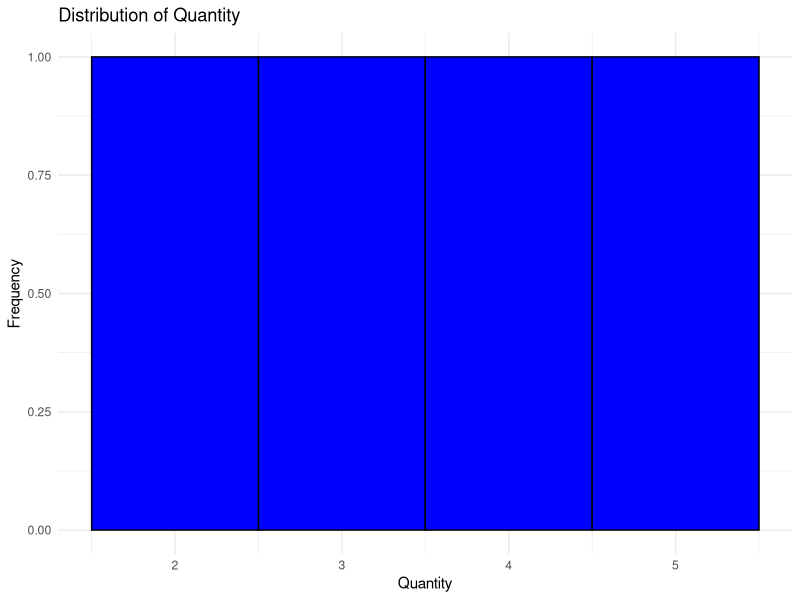
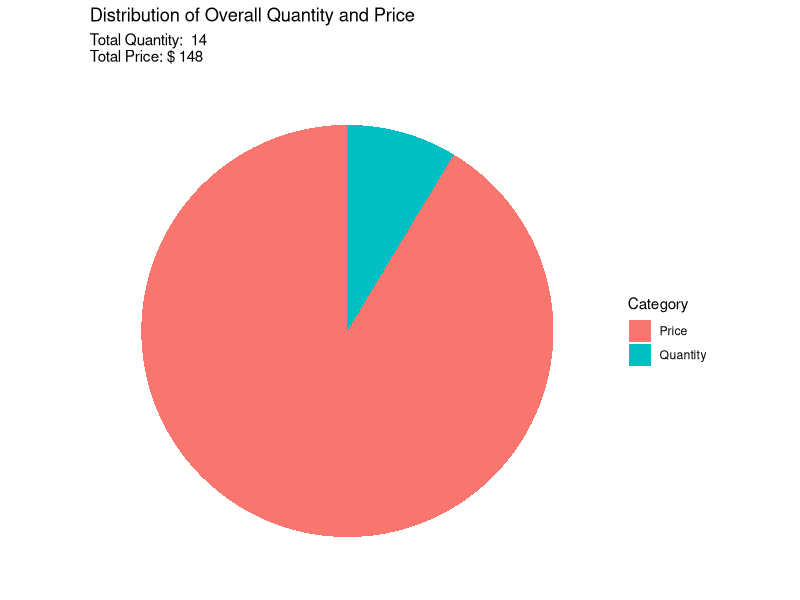

Write the R code that produced these figures, in order.
# Sales data
sales_data <- data.frame(
  Customer = c("Customer A", "Customer B", "Customer A", "Customer C"),
  Product = c("Widget X", "Widget Y", "Widget Z", "Widget X"),
  Quantity = c(5, 3, 2, 4),
  Price = c(10.00, 15.00, 8.50, 9.00)
)

# Load necessary libraries
library(ggplot2)

# a. Histogram for the distribution of Quantity
histogram_quantity <- ggplot(sales_data, aes(x = Quantity)) +
  geom_histogram(binwidth = 1, fill = "blue", color = "black") +
  labs(title = "Distribution of Quantity",
       x = "Quantity",
       y = "Frequency") +
  theme_minimal()

print(histogram_quantity)

# b. Pie chart for the distribution of overall quantity and price
total_quantity <- sum(sales_data$Quantity)
total_price <- sum(sales_data$Quantity * sales_data$Price)

pie_chart <- ggplot(NULL, aes(x = "", y = c(total_quantity, total_price), fill = c("Quantity", "Price"))) +
  geom_bar(stat = "identity", width = 1) +
  coord_polar(theta = "y") +
  labs(title = "Distribution of Overall Quantity and Price",
       fill = "Category",
       subtitle = paste("Total Quantity: ", total_quantity, "\nTotal Price: $", total_price)) +
  theme_minimal() +
  theme(axis.text = element_blank(),
        axis.title = element_blank(),
        panel.grid = element_blank())

print(pie_chart)
